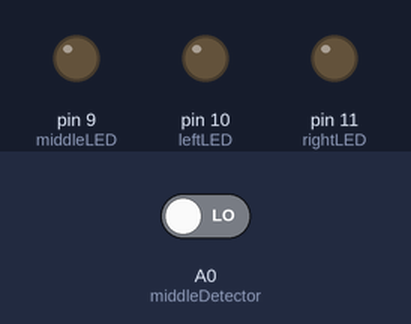
The sketch below on a simulated Arduino Uno, built with avr-gcc and run on an emulated ATmega328P. Parts: output pins drawn as LEDs (lit = HIGH). The test bench sets the inputs (shaded band); at power-on: A0 (middleDetector) LOW.

Above: at 1.2 s.
1.3 s: A0 (middleDetector) driven HIGH
At 2.2 s:
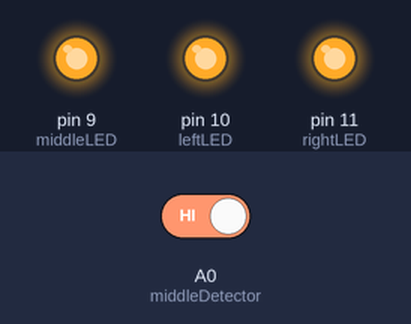
2.8 s: A0 (middleDetector) driven LOW
At 3.4 s:
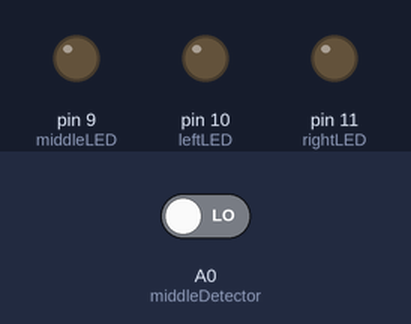
Timing chart, 0 to 5.8 s (numbered marks = the images above; inputs shaded):
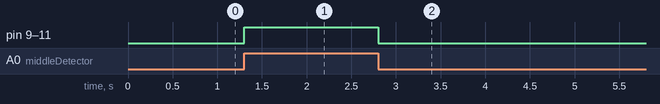

Measured:
- after the input at 1.3 s, pin 9 (middleLED), pin 10 (leftLED), pin 11 (rightLED): LOW → HIGH at once
- after the input at 2.8 s, pin 9 (middleLED), pin 10 (leftLED), pin 11 (rightLED): HIGH → LOW at once

The sketch:

AFC_poketest.ino
```cpp
int middleLED = 9;
int leftLED = 10;
int rightLED = 11;

int middleDetector = A0;
int leftDetector = A1;
int rightDetector = A2;

void setup() {
pinMode(middleLED,OUTPUT);
pinMode(leftLED,OUTPUT);
pinMode(rightLED,OUTPUT);

pinMode(middleDetector,INPUT);
pinMode(leftDetector,INPUT);
pinMode(rightDetector,INPUT);
}

void loop(){
  if (digitalRead(middleDetector)==HIGH)
  {
     digitalWrite(middleLED,HIGH);
     digitalWrite(leftLED,HIGH);
     digitalWrite(rightLED,HIGH);
  }
  if (digitalRead(middleDetector)==LOW)
  {
     digitalWrite(middleLED,LOW);
     digitalWrite(leftLED,LOW);
     digitalWrite(rightLED,LOW);
  }
}
```
